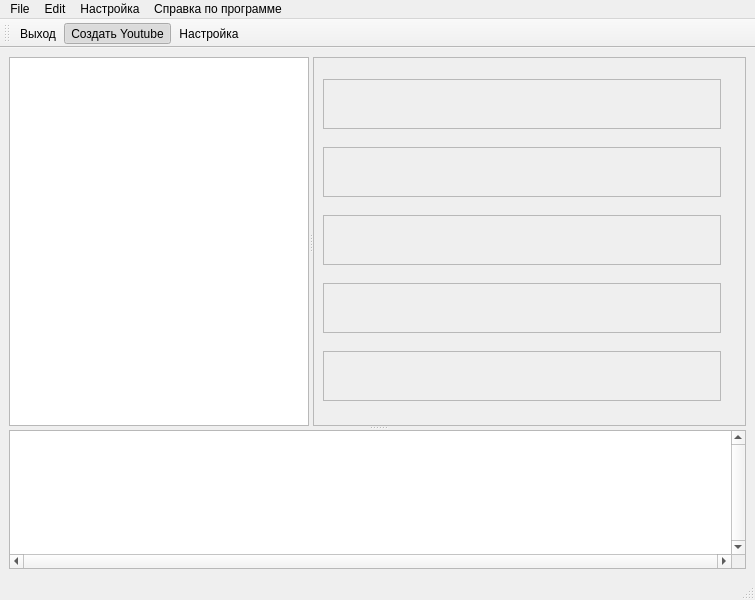
<?xml version="1.0" encoding="UTF-8"?>
<ui version="4.0">
 <class>FormMainWindow</class>
 <widget class="QMainWindow" name="FormMainWindow">
  <property name="geometry">
   <rect>
    <x>0</x>
    <y>0</y>
    <width>755</width>
    <height>600</height>
   </rect>
  </property>
  <property name="windowTitle">
   <string>FormMainWindow</string>
  </property>
  <property name="inputMethodHints">
   <set>Qt::ImhNone</set>
  </property>
  <widget class="QWidget" name="centralwidget">
   <layout class="QGridLayout" name="gridLayout">
    <item row="0" column="0">
     <widget class="QSplitter" name="splitter_2">
      <property name="sizePolicy">
       <sizepolicy hsizetype="MinimumExpanding" vsizetype="MinimumExpanding">
        <horstretch>0</horstretch>
        <verstretch>0</verstretch>
       </sizepolicy>
      </property>
      <property name="maximumSize">
       <size>
        <width>1000</width>
        <height>1505</height>
       </size>
      </property>
      <property name="orientation">
       <enum>Qt::Vertical</enum>
      </property>
      <property name="opaqueResize">
       <bool>true</bool>
      </property>
      <widget class="QSplitter" name="splitter">
       <property name="maximumSize">
        <size>
         <width>16777215</width>
         <height>500</height>
        </size>
       </property>
       <property name="orientation">
        <enum>Qt::Horizontal</enum>
       </property>
       <widget class="QListView" name="ListViewL">
        <property name="sizePolicy">
         <sizepolicy hsizetype="MinimumExpanding" vsizetype="MinimumExpanding">
          <horstretch>0</horstretch>
          <verstretch>0</verstretch>
         </sizepolicy>
        </property>
        <property name="minimumSize">
         <size>
          <width>0</width>
          <height>0</height>
         </size>
        </property>
        <property name="maximumSize">
         <size>
          <width>300</width>
          <height>500</height>
         </size>
        </property>
        <property name="sizeIncrement">
         <size>
          <width>0</width>
          <height>0</height>
         </size>
        </property>
       </widget>
       <widget class="QScrollArea" name="ScrollAreaR">
        <property name="layoutDirection">
         <enum>Qt::LeftToRight</enum>
        </property>
        <property name="widgetResizable">
         <bool>true</bool>
        </property>
        <widget class="QWidget" name="scrollAreaWidgetContents">
         <property name="geometry">
          <rect>
           <x>0</x>
           <y>0</y>
           <width>430</width>
           <height>369</height>
          </rect>
         </property>
         <property name="layoutDirection">
          <enum>Qt::LeftToRight</enum>
         </property>
         <layout class="QVBoxLayout" name="verticalLayout">
          <item>
           <widget class="QFrame" name="frame_3">
            <property name="maximumSize">
             <size>
              <width>398</width>
              <height>50</height>
             </size>
            </property>
            <property name="frameShape">
             <enum>QFrame::StyledPanel</enum>
            </property>
            <property name="frameShadow">
             <enum>QFrame::Plain</enum>
            </property>
           </widget>
          </item>
          <item>
           <widget class="QFrame" name="frame_2">
            <property name="maximumSize">
             <size>
              <width>398</width>
              <height>50</height>
             </size>
            </property>
            <property name="frameShape">
             <enum>QFrame::StyledPanel</enum>
            </property>
            <property name="frameShadow">
             <enum>QFrame::Plain</enum>
            </property>
           </widget>
          </item>
          <item>
           <widget class="QFrame" name="frame">
            <property name="maximumSize">
             <size>
              <width>398</width>
              <height>50</height>
             </size>
            </property>
            <property name="frameShape">
             <enum>QFrame::StyledPanel</enum>
            </property>
            <property name="frameShadow">
             <enum>QFrame::Plain</enum>
            </property>
           </widget>
          </item>
          <item>
           <widget class="QFrame" name="frame_4">
            <property name="maximumSize">
             <size>
              <width>398</width>
              <height>50</height>
             </size>
            </property>
            <property name="frameShape">
             <enum>QFrame::StyledPanel</enum>
            </property>
            <property name="frameShadow">
             <enum>QFrame::Plain</enum>
            </property>
           </widget>
          </item>
          <item>
           <widget class="QFrame" name="frame_6">
            <property name="maximumSize">
             <size>
              <width>398</width>
              <height>50</height>
             </size>
            </property>
            <property name="frameShape">
             <enum>QFrame::StyledPanel</enum>
            </property>
            <property name="frameShadow">
             <enum>QFrame::Plain</enum>
            </property>
           </widget>
          </item>
         </layout>
        </widget>
       </widget>
      </widget>
      <widget class="QPlainTextEdit" name="Memo_Log">
       <property name="sizePolicy">
        <sizepolicy hsizetype="MinimumExpanding" vsizetype="MinimumExpanding">
         <horstretch>0</horstretch>
         <verstretch>0</verstretch>
        </sizepolicy>
       </property>
       <property name="minimumSize">
        <size>
         <width>0</width>
         <height>0</height>
        </size>
       </property>
       <property name="maximumSize">
        <size>
         <width>1000</width>
         <height>1000</height>
        </size>
       </property>
       <property name="font">
        <font>
         <family>Courier New</family>
         <pointsize>8</pointsize>
         <bold>true</bold>
        </font>
       </property>
       <property name="autoFillBackground">
        <bool>true</bool>
       </property>
       <property name="styleSheet">
        <string notr="true"/>
       </property>
       <property name="inputMethodHints">
        <set>Qt::ImhHiddenText|Qt::ImhSensitiveData</set>
       </property>
       <property name="frameShape">
        <enum>QFrame::StyledPanel</enum>
       </property>
       <property name="frameShadow">
        <enum>QFrame::Plain</enum>
       </property>
       <property name="verticalScrollBarPolicy">
        <enum>Qt::ScrollBarAlwaysOn</enum>
       </property>
       <property name="horizontalScrollBarPolicy">
        <enum>Qt::ScrollBarAlwaysOn</enum>
       </property>
       <property name="sizeAdjustPolicy">
        <enum>QAbstractScrollArea::AdjustToContents</enum>
       </property>
       <property name="lineWrapMode">
        <enum>QPlainTextEdit::NoWrap</enum>
       </property>
       <property name="readOnly">
        <bool>true</bool>
       </property>
       <property name="backgroundVisible">
        <bool>false</bool>
       </property>
      </widget>
     </widget>
    </item>
   </layout>
   <widget class="QWidget" name="layoutWidget">
    <property name="geometry">
     <rect>
      <x>0</x>
      <y>0</y>
      <width>2</width>
      <height>2</height>
     </rect>
    </property>
    <layout class="QHBoxLayout" name="horizontalLayout"/>
   </widget>
  </widget>
  <widget class="QMenuBar" name="menubar">
   <property name="geometry">
    <rect>
     <x>0</x>
     <y>0</y>
     <width>755</width>
     <height>22</height>
    </rect>
   </property>
   <widget class="QMenu" name="menu_File">
    <property name="title">
     <string>File</string>
    </property>
    <addaction name="action_CreateYoutube"/>
    <addaction name="action_Exit"/>
   </widget>
   <widget class="QMenu" name="menu_Edit">
    <property name="title">
     <string>Edit</string>
    </property>
    <addaction name="action_Action_Cut"/>
    <addaction name="action_Action_Copy"/>
    <addaction name="action_Action_Paste"/>
   </widget>
   <widget class="QMenu" name="menu">
    <property name="title">
     <string>Настройка</string>
    </property>
    <addaction name="action_Setup"/>
   </widget>
   <widget class="QMenu" name="menu_Help">
    <property name="title">
     <string>Справка по программе</string>
    </property>
   </widget>
   <addaction name="menu_File"/>
   <addaction name="menu_Edit"/>
   <addaction name="menu"/>
   <addaction name="menu_Help"/>
  </widget>
  <widget class="QStatusBar" name="StatusBar_P1_P2"/>
  <widget class="QToolBar" name="toolBar">
   <property name="windowTitle">
    <string>toolBar</string>
   </property>
   <attribute name="toolBarArea">
    <enum>TopToolBarArea</enum>
   </attribute>
   <attribute name="toolBarBreak">
    <bool>false</bool>
   </attribute>
   <addaction name="action_Exit"/>
   <addaction name="action_CreateYoutube"/>
   <addaction name="action_Setup"/>
  </widget>
  <action name="action_CreateYoutube">
   <property name="checkable">
    <bool>true</bool>
   </property>
   <property name="checked">
    <bool>true</bool>
   </property>
   <property name="icon">
    <iconset>
     <normaloff>icons8-обслуживание-48.png</normaloff>icons8-обслуживание-48.png</iconset>
   </property>
   <property name="text">
    <string>Создать Youtube</string>
   </property>
   <property name="toolTip">
    <string>Создать Youtube</string>
   </property>
  </action>
  <action name="action_Exit">
   <property name="checkable">
    <bool>true</bool>
   </property>
   <property name="icon">
    <iconset resource="YOUTUBE_images.qrc">
     <normaloff>:/test/sign_out_32px.png</normaloff>:/test/sign_out_32px.png</iconset>
   </property>
   <property name="text">
    <string>Выход</string>
   </property>
   <property name="clicked()" stdset="0">
    <bool>false</bool>
   </property>
  </action>
  <action name="action_Action_Cut">
   <property name="text">
    <string>Action_Cut</string>
   </property>
  </action>
  <action name="action_Action_Copy">
   <property name="text">
    <string>Action_Copy</string>
   </property>
  </action>
  <action name="action_Action_Paste">
   <property name="text">
    <string>Action_Paste</string>
   </property>
  </action>
  <action name="action_Setup">
   <property name="icon">
    <iconset theme="applications-engineering">
     <normalon>:/test/sign_out_32px.png</normalon>
    </iconset>
   </property>
   <property name="text">
    <string>Настройка</string>
   </property>
   <property name="visible">
    <bool>true</bool>
   </property>
  </action>
 </widget>
 <tabstops>
  <tabstop>ListViewL</tabstop>
  <tabstop>Memo_Log</tabstop>
 </tabstops>
 <resources>
  <include location="YOUTUBE_images.qrc"/>
 </resources>
 <connections>
  <connection>
   <sender>action_Exit</sender>
   <signal>triggered()</signal>
   <receiver>FormMainWindow</receiver>
   <slot>close()</slot>
   <hints>
    <hint type="sourcelabel">
     <x>-1</x>
     <y>-1</y>
    </hint>
    <hint type="destinationlabel">
     <x>399</x>
     <y>299</y>
    </hint>
   </hints>
  </connection>
 </connections>
</ui>
